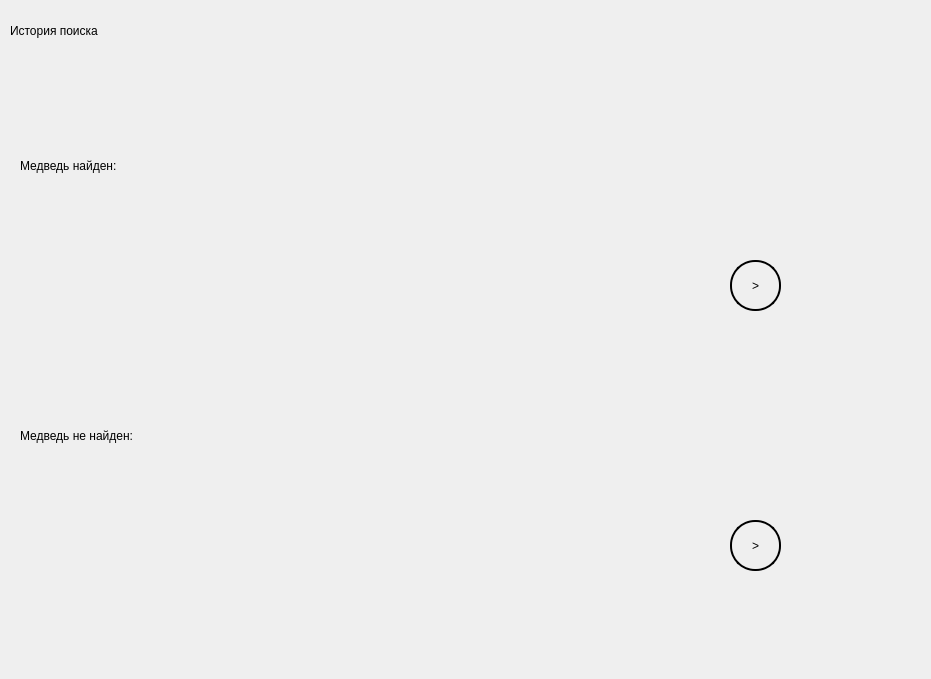
<?xml version="1.0" encoding="UTF-8"?>
<ui version="4.0">
 <class>Form</class>
 <widget class="QWidget" name="Form">
  <property name="geometry">
   <rect>
    <x>0</x>
    <y>0</y>
    <width>931</width>
    <height>679</height>
   </rect>
  </property>
  <property name="windowTitle">
   <string>Form</string>
  </property>
  <widget class="QPushButton" name="pushButton">
   <property name="geometry">
    <rect>
     <x>730</x>
     <y>260</y>
     <width>51</width>
     <height>51</height>
    </rect>
   </property>
   <property name="cursor">
    <cursorShape>PointingHandCursor</cursorShape>
   </property>
   <property name="styleSheet">
    <string notr="true">border: 2px solid black;
border-radius: 25px;
font: 75 28pt &quot;MS Shell Dlg 2&quot;;</string>
   </property>
   <property name="text">
    <string>&gt;</string>
   </property>
   <property name="icon">
    <iconset>
     <normaloff>images/next_but.jpg</normaloff>images/next_but.jpg</iconset>
   </property>
   <property name="iconSize">
    <size>
     <width>0</width>
     <height>0</height>
    </size>
   </property>
  </widget>
  <widget class="QWidget" name="horizontalLayoutWidget">
   <property name="geometry">
    <rect>
     <x>20</x>
     <y>220</y>
     <width>721</width>
     <height>141</height>
    </rect>
   </property>
   <layout class="QHBoxLayout" name="horizontalLayout">
    <property name="spacing">
     <number>15</number>
    </property>
    <property name="sizeConstraint">
     <enum>QLayout::SetMinimumSize</enum>
    </property>
    <property name="leftMargin">
     <number>0</number>
    </property>
    <item>
     <widget class="QLabel" name="label">
      <property name="text">
       <string/>
      </property>
     </widget>
    </item>
    <item>
     <widget class="QLabel" name="label_2">
      <property name="text">
       <string/>
      </property>
     </widget>
    </item>
    <item>
     <widget class="QLabel" name="label_3">
      <property name="text">
       <string/>
      </property>
     </widget>
    </item>
    <item>
     <widget class="QLabel" name="label_4">
      <property name="text">
       <string/>
      </property>
      <property name="margin">
       <number>0</number>
      </property>
     </widget>
    </item>
    <item>
     <widget class="QLabel" name="label_5">
      <property name="text">
       <string/>
      </property>
     </widget>
    </item>
   </layout>
  </widget>
  <widget class="QLabel" name="label_6">
   <property name="geometry">
    <rect>
     <x>-20</x>
     <y>-10</y>
     <width>961</width>
     <height>701</height>
    </rect>
   </property>
   <property name="text">
    <string/>
   </property>
  </widget>
  <widget class="QLabel" name="label_7">
   <property name="geometry">
    <rect>
     <x>10</x>
     <y>10</y>
     <width>361</width>
     <height>41</height>
    </rect>
   </property>
   <property name="styleSheet">
    <string notr="true">font: 20pt &quot;MS Shell Dlg 2&quot;;</string>
   </property>
   <property name="text">
    <string>История поиска</string>
   </property>
  </widget>
  <widget class="QLabel" name="label_8">
   <property name="geometry">
    <rect>
     <x>20</x>
     <y>150</y>
     <width>191</width>
     <height>31</height>
    </rect>
   </property>
   <property name="styleSheet">
    <string notr="true">font: 11pt &quot;MS Shell Dlg 2&quot;;</string>
   </property>
   <property name="text">
    <string>Медведь найден:</string>
   </property>
  </widget>
  <widget class="QWidget" name="horizontalLayoutWidget_2">
   <property name="geometry">
    <rect>
     <x>20</x>
     <y>480</y>
     <width>721</width>
     <height>141</height>
    </rect>
   </property>
   <layout class="QHBoxLayout" name="horizontalLayout_3">
    <property name="spacing">
     <number>15</number>
    </property>
    <property name="sizeConstraint">
     <enum>QLayout::SetMinimumSize</enum>
    </property>
    <property name="leftMargin">
     <number>0</number>
    </property>
    <item>
     <widget class="QLabel" name="label_9">
      <property name="text">
       <string/>
      </property>
     </widget>
    </item>
    <item>
     <widget class="QLabel" name="label_16">
      <property name="text">
       <string/>
      </property>
     </widget>
    </item>
    <item>
     <widget class="QLabel" name="label_17">
      <property name="text">
       <string/>
      </property>
     </widget>
    </item>
    <item>
     <widget class="QLabel" name="label_18">
      <property name="text">
       <string/>
      </property>
      <property name="margin">
       <number>0</number>
      </property>
     </widget>
    </item>
    <item>
     <widget class="QLabel" name="label_19">
      <property name="text">
       <string/>
      </property>
     </widget>
    </item>
   </layout>
  </widget>
  <widget class="QPushButton" name="pushButton_2">
   <property name="geometry">
    <rect>
     <x>730</x>
     <y>520</y>
     <width>51</width>
     <height>51</height>
    </rect>
   </property>
   <property name="cursor">
    <cursorShape>PointingHandCursor</cursorShape>
   </property>
   <property name="styleSheet">
    <string notr="true">border: 2px solid black;
border-radius: 25px;
font: 75 28pt &quot;MS Shell Dlg 2&quot;;</string>
   </property>
   <property name="text">
    <string>&gt;</string>
   </property>
  </widget>
  <widget class="QLabel" name="label_20">
   <property name="geometry">
    <rect>
     <x>20</x>
     <y>420</y>
     <width>141</width>
     <height>31</height>
    </rect>
   </property>
   <property name="styleSheet">
    <string notr="true">font: 11pt &quot;MS Shell Dlg 2&quot;;</string>
   </property>
   <property name="text">
    <string>Медведь не найден:</string>
   </property>
  </widget>
  <zorder>label_6</zorder>
  <zorder>horizontalLayoutWidget</zorder>
  <zorder>pushButton</zorder>
  <zorder>label_7</zorder>
  <zorder>label_8</zorder>
  <zorder>horizontalLayoutWidget_2</zorder>
  <zorder>pushButton_2</zorder>
  <zorder>label_20</zorder>
 </widget>
 <resources/>
 <connections/>
</ui>
